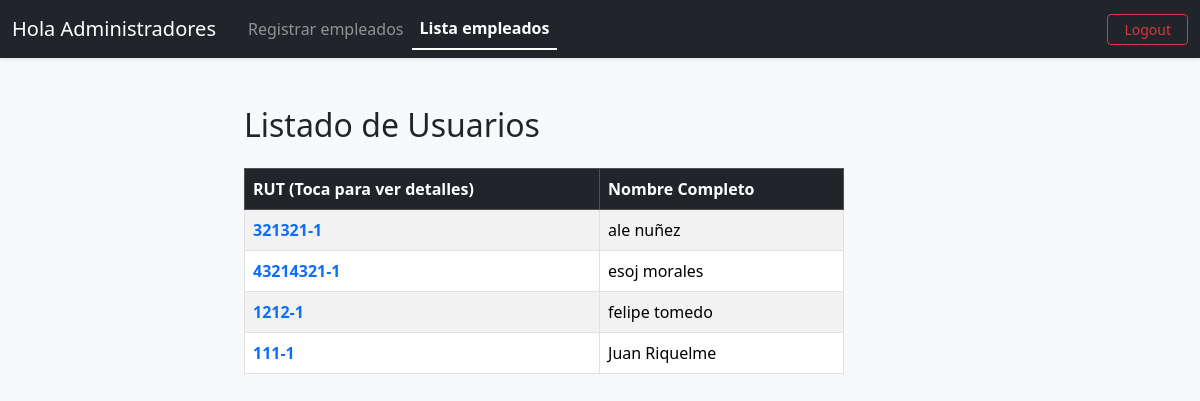
Page /lista_empleados/ (signed in) on the earlier database version.
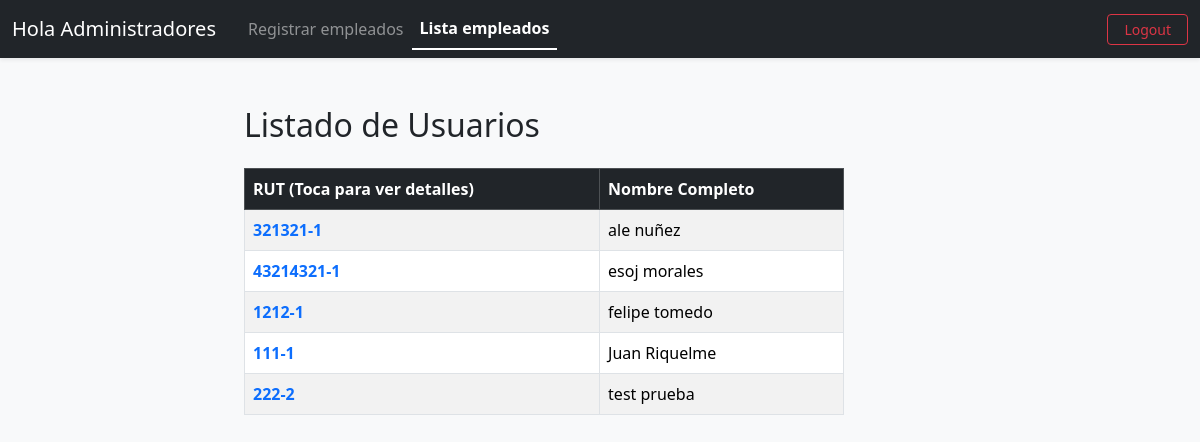
Same page on the later database version.
### reciclaje/models.py (models this page shows, shortened)
class Usuario(models.Model):
    user = models.OneToOneField(User, on_delete=models.CASCADE)
    rut = models.CharField(max_length=12, unique=True)
    nombre = models.CharField(max_length=100)
    apellido = models.CharField(max_length=100)
    password = models.CharField(max_length=255)
    activo = models.BooleanField(default=True)
    id_rol = models.ForeignKey(
        Rol,
        on_delete=models.PROTECT,
        blank=True,
        null=True,
    )
    telefono = models.CharField(max_length=15, null=True, blank=True, verbose_name="Número Telefónico")
    correo = models.EmailField(max_length=254, null=True, blank=True, verbose_name="Correo Electrónico")
    fecha_creacion = models.DateTimeField(auto_now_add=True)
    def __init__(self, *args, **kwargs):
        super().__init__(*args, **kwargs)

### reciclaje/views.py (the view)
# urls.py: path('lista_empleados/', listar_empleados, name='vistaepds'),
@staff_member_required
def listar_empleados(request):
    usuarios = Usuario.objects.all()
    return render(request, 'reciclaje/admin/lista_empleados.html', {'listado': usuarios})

### reciclaje/templates/reciclaje/admin/lista_empleados.html
{% extends "reciclaje/vistadm.html" %}
{% block content %}
<div class="container mt-4">
    <h2 class="mb-4">Listado de Usuarios</h2>
    <div class="table-responsive" style="max-width: 600px;"> <table class="table table-striped table-hover table-bordered align-middle">
            <thead class="table-dark">
                <tr>
                    <th>RUT (Toca para ver detalles)</th>
                    <th>Nombre Completo</th>
                </tr>
            </thead>
            <tbody>
                {% for usuario in listado %}
                <tr>
                    <td>
                        <a href="{% url 'detalle_empleados' usuario.pk %}" class="text-decoration-none fw-bold text-primary">
                            {{ usuario.rut }}
                        </a>
                    </td>
                    <td>{{ usuario.nombre }} {{ usuario.apellido }}</td>
                </tr>
                {% empty %}
                <tr>
                    <td colspan="2" class="text-center text-muted">No hay usuarios registrados.</td>
                </tr>
                {% endfor %}
            </tbody>
        </table>
    </div>
</div>
{% endblock content %}

Differences in the rows shown:
added Usuario: rut "222-2", nombre "test", apellido "prueba"
